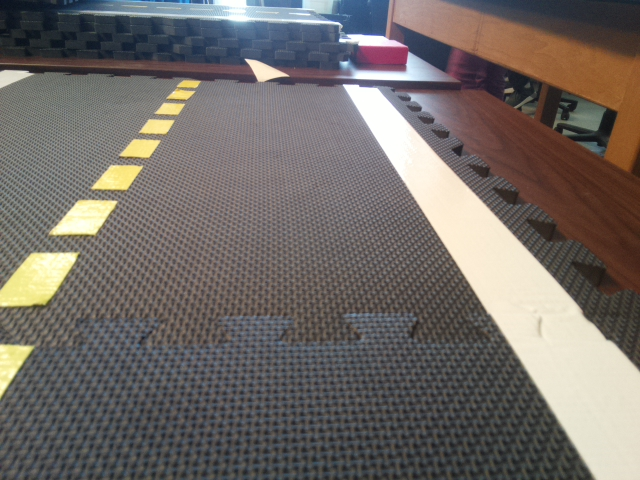
#> input picture 640Image.jpg, 640 x 480 px
$ python -i detect_rgb4.py   (imports and definitions only)
#> lines starting #> are read from the running program, lines starting #| are printed output that depends on the picture; after the words box and inside, x2 and y2 are one past the last pixel; in counts of white or black regions, pixels touching at a corner belong together
#> further down, picture is the input picture: shape (480, 640, 3); mean B, G, R 103.2, 107.1, 113.3
import numpy as np
import cv2


def detect(img):
    h, w, _ = img.shape
#> h = 480; w = 640
    img = cv2.GaussianBlur(img, (5, 5), 0)
    hsv_img = cv2.cvtColor(img, cv2.COLOR_BGR2HSV)
#> hsv_img: shape (480, 640, 3); mean H, S, V 62, 43.2, 118

    # latest
    yellow_low = np.array([26, 30, 46])
    yellow_high = np.array([34, 255, 255])

    # latest
    white_low = np.array([0, 0, 200])
    white_high = np.array([180, 30, 255])

    # latest
    red_low = np.array([0, 90, 0])
    red_high = np.array([10, 255, 255])

    # latest
    green_low = np.array([10, 50, 0])
    green_high = np.array([120, 255, 255])

    r_thresh = float(0.2)
    y_thresh = float(0.008)
    w_thresh = float(0.01)
    g_thresh = float(0.5)

    center = int(w/2)
#> center = 320

    mask_red = cv2.inRange(hsv_img, red_low, red_high)
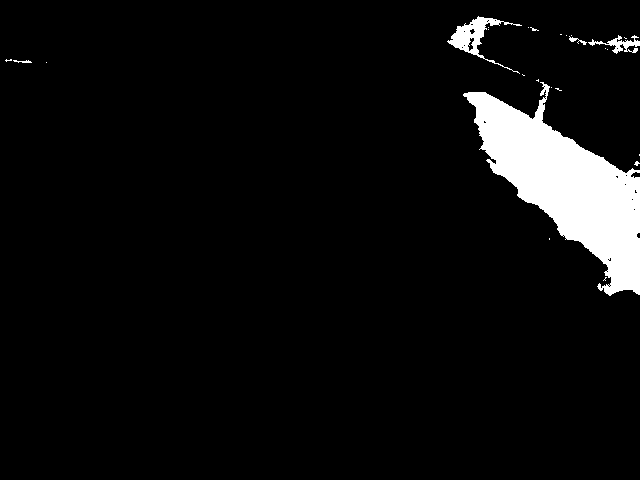
#> mask_red: shape (480, 640); 5.6% white; 25 white regions (20 under 20 px), largest, box (x1, y1, x2, y2) and area: (463, 82, 640, 296) 15679, (447, 16, 522, 74) 985, (588, 35, 640, 54) 341, (569, 36, 587, 45) 53, (13, 60, 32, 63) 34
    r_ratio = float(format((mask_red > 0).sum() / float(w * h), '.4f'))
#> r_ratio = 0.0559

    if r_ratio >= r_thresh:

        mask_green = cv2.inRange(hsv_img, green_low, green_high)
        g_ratio = float(format((mask_green > 0).sum() / float(w * h), '.4f'))

        ratio = [r_ratio, g_ratio]

        if g_ratio >= g_thresh:
            command = 'green light'
            return center, 0, command, ratio
        else:
            command = 'stop'
            return center, 0, command, ratio

    else:
        mask_yellow = cv2.inRange(hsv_img, yellow_low, yellow_high)
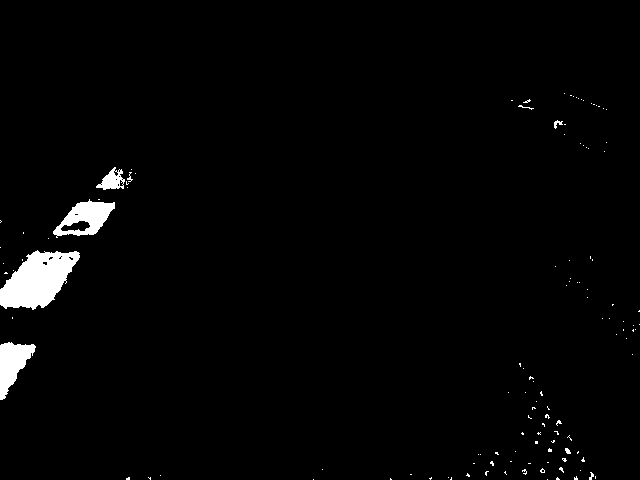
#> mask_yellow: shape (480, 640); 2% white; 124 white regions (115 under 20 px), largest, box (x1, y1, x2, y2) and area: (0, 250, 80, 310) 2966, (53, 199, 115, 238) 1202, (0, 342, 36, 400) 1132
        mask_white = cv2.inRange(hsv_img, white_low, white_high)
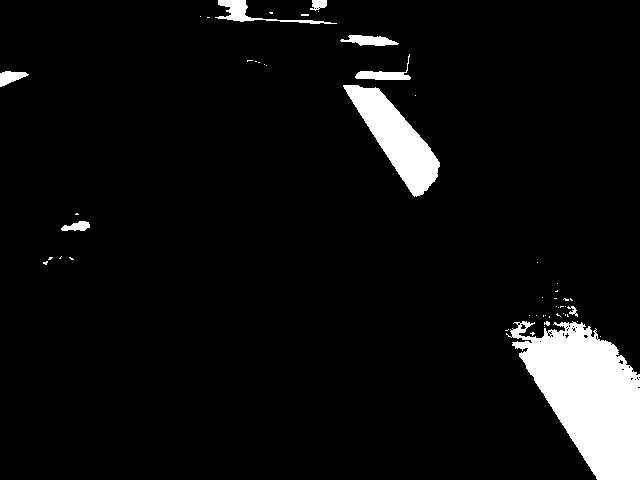
#> mask_white: shape (480, 640); 6.2% white; 51 white regions (41 under 20 px), largest, box (x1, y1, x2, y2) and area: (506, 321, 640, 480) 12351, (343, 85, 440, 197) 4305, (215, 0, 337, 24) 673
        y_ratio = float(format((mask_yellow > 0).sum() / float(w * h), '.4f'))
#> y_ratio = 0.0202
        w_ratio = float(format((mask_white > 0).sum() / float(w * h), '.4f'))
#> w_ratio = 0.0618

        ratio = [y_ratio, w_ratio]
#> ratio = [0.0202, 0.0618]

        if y_ratio < y_thresh:

            _, white_pix_c = np.where(mask_white > 0)

            if len(white_pix_c) == 0:
                command = 'stop'
                return center, center, command, ratio
            else:
                command = 'turn left'
                return center, int(np.median(white_pix_c) / 2), command, ratio

        elif y_ratio >= y_thresh and w_ratio < w_thresh:

            _, yellow_pix_c = np.where(mask_yellow > 0)

            if len(yellow_pix_c) == 0:
                command = 'stop'
                return center, center, command, ratio
            else:
                command = 'turn right'
                myc = np.median(yellow_pix_c)
                return center, int(myc + ((w - myc) / 2)), command, ratio

        elif y_ratio >= y_thresh and w_ratio >= w_thresh:

            _, white_pix_c = np.where(mask_white > 0)
#> white_pix_c = 18981 values, max 639 at index 11034, min 0 at index 1361, mean 506.3
            _, yellow_pix_c = np.where(mask_yellow > 0)
#> yellow_pix_c = 6214 values, max 639 at index 4684, min 0 at index 1213, mean 87.69

            if len(white_pix_c) == 0 or len(yellow_pix_c) == 0:
                command = 'stop'
                return center, center, command, ratio
            elif int(max(white_pix_c) - min(white_pix_c)) < int(250):
                command = 'straight'
                mwc = np.median(white_pix_c)
                myc = np.median(yellow_pix_c)
                return center, int(myc + ((mwc - myc) / 2)), command, ratio
            else:
                command = 'turn right'
                myc = np.median(yellow_pix_c)
#> myc = 46
                return center, int(myc + ((w - myc) / 2)), command, ratio

        else:
            command = 'unknown state'
            return center, -1, command, []

>>> import cv2
>>> picture = cv2.imread('../640Image.jpg')
>>> result = detect(picture)
#> result = (320, 343, 'turn right', [0.0202, 0.0618])
